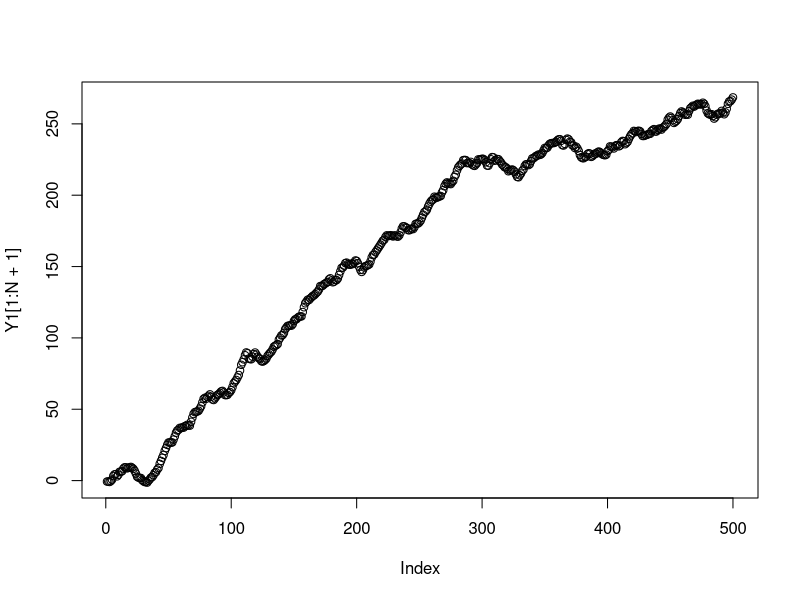
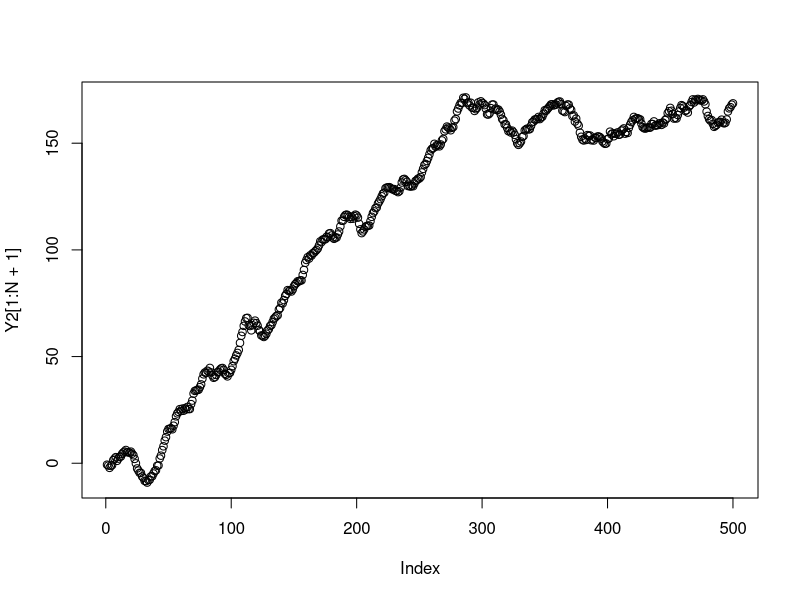
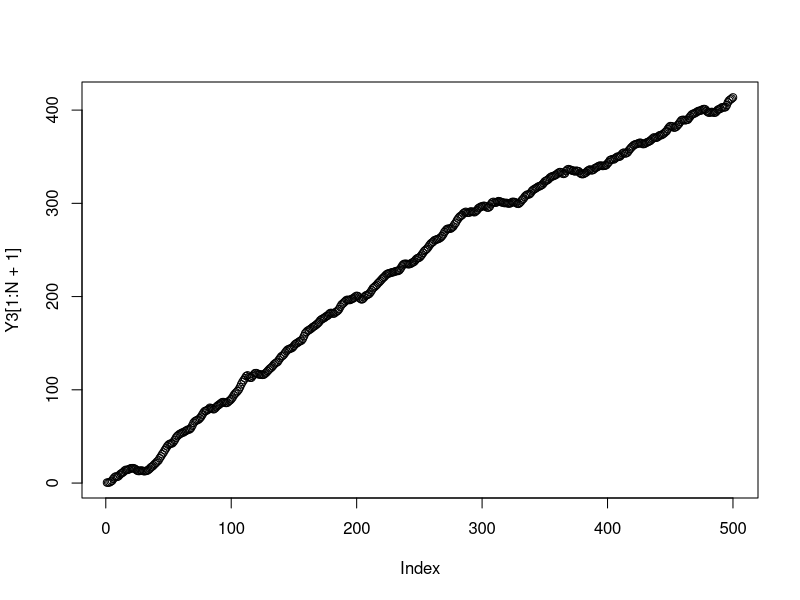

Reproduce these figures in R, in order. (Note: this script raises an error after producing the figures.)
library(Matrix)
require(Matrix)

N <- 500
mu1 <- 0.5
theta1 <- c(1,0.6,0.4)
mu2 <- 0.3
theta2 <- c(1,0.3,0.8)
mu3 <- 0.8
theta3 <- c(0.5,0.5,0.5)
Y0 <- 0
epsilon <- rnorm(N+1,mean=0,sd=1)

ynplusun <- function(Y0,n,mu,theta) {
  if (n < 2) return (Y0+mu+theta[1]*epsilon[2]+theta[2]*epsilon[1]+mu)
  else return (theta[1]*epsilon[n+1]+theta[2]*epsilon[n]+theta[3]*epsilon[n-1]+mu+ynplusun(Y0,n-1,mu,theta))
}

ysimul <- function(Y0,a,b,mu,theta) {
  Y <- Y0
  for (i in a:b) {
    Y <- c(Y,ynplusun(Y0,i,mu,theta))
  }
  return(Y)
}

Y1 <- ysimul(Y0,1,N,mu1,theta1)
Y2 <- ysimul(Y0,1,N,mu2,theta2)
Y3 <- ysimul(Y0,1,N,mu3,theta3)

plot(Y1[1:N+1])
plot(Y2[1:N+1])
plot(Y3[1:N+1])


predict_kalman <- function(Y0,N,t,theta,mu) {
  A <- rbind(c(1,theta[2],theta[3]),c(0,0,0),c(0,1,0))
  B <- cbind(c(mu,0,0))
  Q <- rbind(c(theta[1]*theta[1],theta[1],0),c(theta[1],1,0),c(0,0,0))
  
  x_n_n <- list()
  gamma_n_n <- list()
  x_nplusun_n <- list()
  gamma_nplusun_n <- list()
  x_n_n[[1]] <- cbind(c(Y0,0,0))
  gamma_n_n[[1]] <- rbind(c(0,0,0),c(0,1,0),c(0,0,1))
  epsilon_estime <- 0
  Y <- c(Y0)
  
  for (i in 1:(N+t)) {
    x_nplusun_n[[i]] <- A%*%x_n_n[[i]]+B
    gamma_nplusun_n[[i]] <- A%*%gamma_n_n[[i]]%*%t(A)+Q
    delta <- cbind(c(gamma_nplusun_n[[i]][1],gamma_nplusun_n[[i]][4],gamma_nplusun_n[[i]][7]))
    eta <- gamma_nplusun_n[[i]][1]
    epsilon_estime <- c(epsilon_estime,x_nplusun_n[[i]][1])
    if (i > 1) {
      Y <- c(Y,Y[i]+theta[1]*epsilon_estime[i+1]+theta[2]*epsilon_estime[i]+theta[3]*epsilon_estime[i-1]+mu)
    }
    else {
      Y <- c(Y,Y[i]+theta[1]*epsilon_estime[i+1]+theta[2]*epsilon_estime[i]+mu)
    }
    x_n_n[[i+1]] <- x_nplusun_n[[i]]+(Y[i+1]-x_nplusun_n[[i]][1])/eta*delta
    gamma_n_n[[i+1]] <- gamma_nplusun_n[[i]]-(delta%*%t(delta))/eta
  }
  return (Y)
}


predict_kalman2 <- function(Y,N,t,theta,mu,epsilon) {
  A <- rbind(c(1,theta[2],theta[3]),c(0,0,0),c(0,1,0))
  B <- cbind(c(mu,0,0))
  Q <- rbind(c(theta[1]*theta[1],theta[1],0),c(theta[1],1,0),c(0,0,0))
  
  x_n_n <- list()
  gamma_n_n <- list()
  x_nplusun_n <- list()
  gamma_nplusun_n <- list()
  x_n_n[[1]] <- cbind(c(Y[1],0,0))
  gamma_n_n[[1]] <- rbind(c(0,0,0),c(0,1,0),c(0,0,1))
  epsilon_estime <- c(epsilon[1])
  Y_estime <- c(Y[1])
  
  for (i in 1:(N+t)) {
    x_nplusun_n[[i]] <- A%*%x_n_n[[i]]+B
    gamma_nplusun_n[[i]] <- A%*%gamma_n_n[[i]]%*%t(A)+Q
    delta <- cbind(c(gamma_nplusun_n[[i]][1],gamma_nplusun_n[[i]][4],gamma_nplusun_n[[i]][7]))
    eta <- gamma_nplusun_n[[i]][1]
    
    if (i > N+1) {
      epsilon_estime <- c(epsilon_estime,rnorm(1,mean=0,sd=(gamma_nplusun_n[[i]][2])^2))
      Y_estime <- c(Y_estime,Y_estime[i]+theta[1]*epsilon_estime[i+1]+theta[2]*epsilon_estime[i]+theta[3]*epsilon_estime[i-1]+mu)
    }
    else {
      epsilon_estime <- c(epsilon_estime,epsilon[i+1])
      Y_estime <- c(Y_estime,Y[i+1])
    }
    x_n_n[[i+1]] <- x_nplusun_n[[i]]+(Y_estime[i+1]-x_nplusun_n[[i]][1])/eta*delta
    gamma_n_n[[i+1]] <- gamma_nplusun_n[[i]]-(delta%*%t(delta))/eta
  }
  return (Y_estime)
}

predict_kalman3 <- function(Y,N,t,theta,mu) {
  A <- rbind(c(1,theta[2],theta[3]),c(0,0,0),c(0,1,0))
  B <- cbind(c(mu,0,0))
  Q <- rbind(c(theta[1]*theta[1],theta[1],0),c(theta[1],1,0),c(0,0,0))
  
  x_n_n <- list()
  gamma_n_n <- list()
  x_nplusun_n <- list()
  gamma_nplusun_n <- list()
  x_n_n[[1]] <- cbind(c(Y[1],0,0))
  gamma_n_n[[1]] <- rbind(c(0,0,0),c(0,1,0),c(0,0,1))
  epsilon_estime <- rep(N+t)
  Y_estime <- c(Y[1])
  
  for (i in 1:(N+t)) {
    if (i < N) {
      x_nplusun_n[[i]] <- A%*%x_n_n[[i]]+B
      gamma_nplusun_n[[i]] <- A%*%gamma_n_n[[i]]%*%t(A)+Q
      delta <- cbind(c(gamma_nplusun_n[[i]][1],gamma_nplusun_n[[i]][4],gamma_nplusun_n[[i]][7]))
      eta <- gamma_nplusun_n[[i]][1]
      x_n_n[[i+1]] <- x_nplusun_n[[i]]+(Y[i+1]-x_nplusun_n[[i]][1])/eta*delta
      gamma_n_n[[i+1]] <- gamma_nplusun_n[[i]]-(delta%*%t(delta))/eta
      ## vraisemblance seq = log(pnorm(Y[i+1], x_nplusun_n[[i]][1], sqrt(eta))
      
      print(x_nplusun_n[[i]])
      print(x_n_n[[i+1]])
      epsilon_estime[i+1] <- x_n_n[[i+1]][2]
      epsilon_estime[i] <- x_n_n[[i+1]][3]
      X_estime <- x_n_n[[i+1]]
      ## break()
    }
    
    

    if (i > N+1) {
      X_estime = A%*%X_estime+B
      Y_estime <- c(Y_estime,X_estime[1])
      
    }
    else {
      Y_estime <- c(Y_estime,Y[i+1])
    }
    
    
  }
  return (Y_estime)
}

prediction = function(K,Y,N,t,theta,mu,epsilon) {
  Y_prediction <-predict_kalman2(Y,N,t,theta,mu,epsilon)
  for (i in 2:K) {
    Y_prediction <- Y_prediction + predict_kalman2(Y,N,t,theta,mu,epsilon)
  }
  return (Y_prediction/K)
}

meilleur_prediction = function(K,Y,N,t,theta,mu) {
  Y_prediction <-predict_kalman3(Y,N,t,theta,mu)
  erreur <- mean((Y_prediction[501:521]-Y[501:521])^2)
  for (i in 2:K) {
    Y_prediction2 <- predict_kalman3(Y,N,t,theta,mu)
    erreur2 <- mean((Y_prediction[501:521]-Y[501:521])^2)
    if (erreur2 < erreur) {
      Y_prediction <- Y_prediction2
      erreur <- erreur2
    }
  }
  return (Y_prediction)
}

erreur <- mean((Y2[501:521]-Y1[501:521])^2)
erreur
epsilon <- rnorm(N+1,mean=0,sd=1)
Y1 <- ysimul(Y0,1,N,mu1,theta1)
Y2 = predict_kalman3(Y1,500,20,theta1,mu1)

x <- c(1:501)
y1 <- Y1
y2 <- c(Y1[1:500],Y2[501:521])
x <- c(1:521)
plot(x, y2, type = "n", ylim = range(c(y1, y2)), xlab = "", ylab = "")
plot(x, y2, type = "n", ylim = range(c(1, 521)), xlab = "", ylab = "")
x <- c(1:501)
lines(x, y1, col = "blue")
x <- c(1:521)
lines(x, y2, col = "red")


x <- c(1:501)
lines(x, Y1, col = "blue")
x <- c(1:521)
lines(x, Y2, col = "purple")


grille <- function(Y,N,t,theta,mu) {
  A <- rbind(c(1,theta[2],theta[3]),c(0,0,0),c(0,1,0))
  B <- cbind(c(mu,0,0))
  Q <- rbind(c(theta[1]*theta[1],theta[1],0),c(theta[1],1,0),c(0,0,0))
  phi<-list()
  x_n_n <- list()
  gamma_n_n <- list()
  x_nplusun_n <- list()
  gamma_nplusun_n <- list()
  x_n_n[[1]] <- cbind(c(Y[1],0,0))
  gamma_n_n[[1]] <- rbind(c(0,0,0),c(0,1,0),c(0,0,1))
  epsilon_estime <- rep(N+t)
  Y_estime <- c(Y[1])
  
  for (i in 1:(N+t)) {
    if (i < N) {
      x_nplusun_n[[i]] <- A%*%x_n_n[[i]]+B
      gamma_nplusun_n[[i]] <- A%*%gamma_n_n[[i]]%*%t(A)+Q
      delta <- cbind(c(gamma_nplusun_n[[i]][1],gamma_nplusun_n[[i]][4],gamma_nplusun_n[[i]][7]))
      eta <- gamma_nplusun_n[[i]][1]
      x_n_n[[i+1]] <- x_nplusun_n[[i]]+(Y[i+1]-x_nplusun_n[[i]][1])/eta*delta
      gamma_n_n[[i+1]] <- gamma_nplusun_n[[i]]-(delta%*%t(delta))/eta
      ## vraisemblance seq = log(pnorm(Y[i+1], x_nplusun_n[[i]][1], sqrt(eta))
      
      phi[[i]]<-dnorm(x,mean=x_nplusun_n[[i]][1],sd=eta)
      for (mu in {0.1;0.2;0.3;0.4;0.5;0.6;0.7;0.8;0.9;1.0} ){
        for ( theta1 in {0.1;0.2;0.3;0.4;0.5;0.6;0.7;0.8;0.9;1.0} ){
          for ( theta2 in {0.1;0.2;0.3;0.4;0.5;0.6;0.7;0.8;0.9;1.0} ){
            for ( theta3 in {0.1;0.2;0.3;0.4;0.5;0.6;0.7;0.8;0.9;1.0} ){
              if (isTRUE(phi[[i]]==max(phi[[i]]))){
                return(w<-c(mu,theta1,theta2,theta3))
              }
              
              
            }
          }
        }
      }
      
      #print(phi[[i]])
      #print(x_n_n[[i+1]])
      #epsilon_estime[i+1] <- x_n_n[[i+1]][2]
      #epsilon_estime[i] <- x_n_n[[i+1]][3]
      #X_estime <- x_n_n[[i+1]]
    }
  }
  Y <- c(Y,Y[i]+theta[1]*epsilon_estime[i+1]+theta[2]*epsilon_estime[i]+theta[3]*epsilon_estime[i-1]+mu)
}

grille(Y,N,20, theta1,mu1)
x
